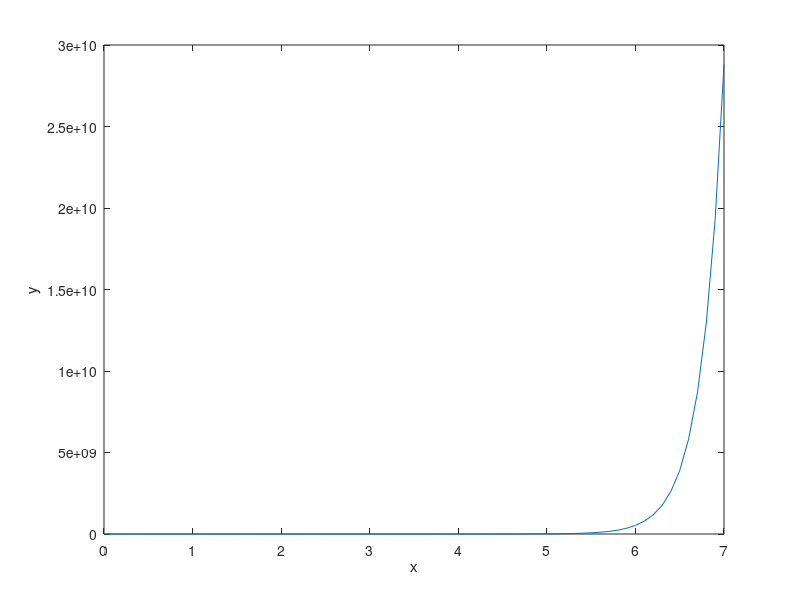

The MATLAB source for this figure:
close all
clear all
clc
%parameters
h=0.1;
xfinal=7;
a= 4;
f= @(x,y)a*y;
y= 0.02;
x=0:h:7;
for i=1:ceil(xfinal/h)
    x(i+1)=x(i)+h;
    k1=f(x(i),y(i));
    k2=f(x(i)+0.5*h,y(i)+0.5*k1*h);
    k3=f(x(i)+0.5*h,y(i)+0.5*k2*h);
    k4=f(x(i)+ h,y(i)+ k3*h);
    y(i+1)=y(i)+h/6*(k1 + 2*k2 + 2*k3 + k4);
end
 %plot
 plot(x,y)
 xlabel('x')
 ylabel('y')
 